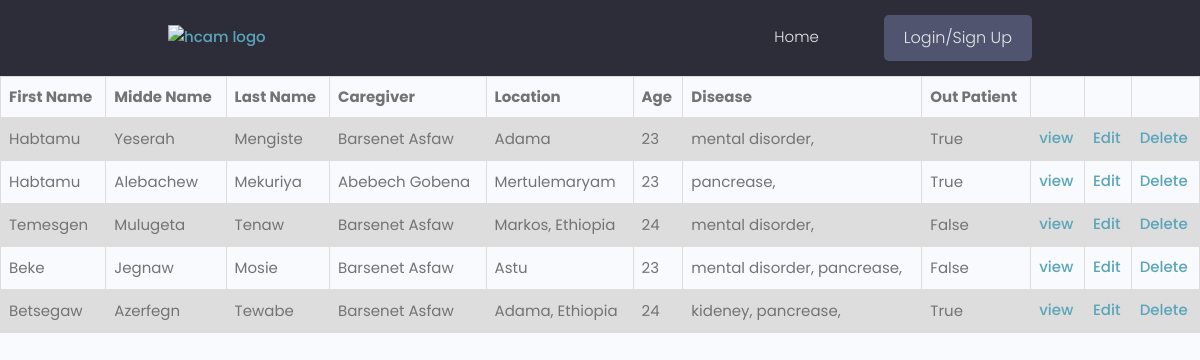
Before: /users/ with the older database file.
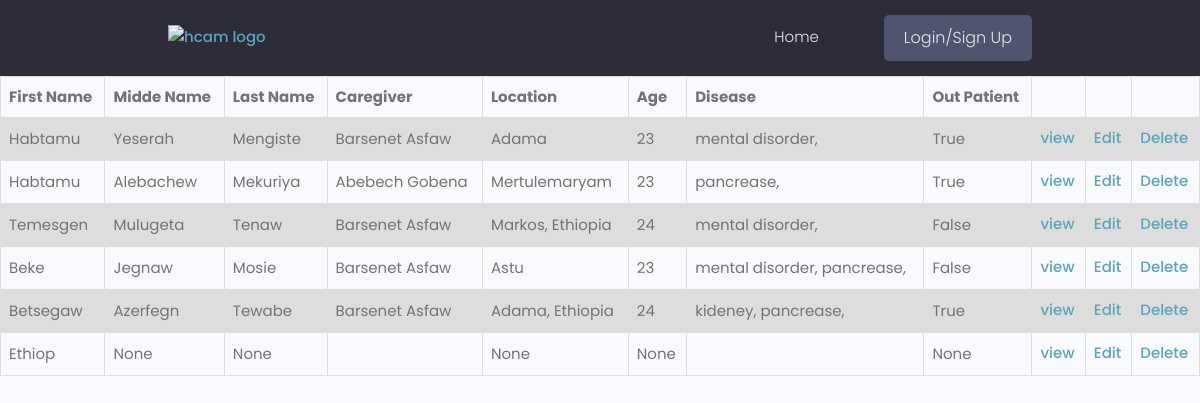
After: the same page with the newer database file.
### users/models.py (models this page shows, shortened)
class Patient(models.Model):
    user = models.OneToOneField(UserAccount, null=True, blank=True, on_delete=models.CASCADE)
    first_name = models.CharField(max_length=100, null=True, blank=True)
    middle_name = models.CharField(max_length=100, null=True, blank=True)
    last_name = models.CharField(max_length=100, null=True, blank=True)
    email = models.EmailField(max_length=150, null=True, blank=True)
    username = models.CharField(max_length=100, null=True, blank=True)
    location = models.CharField(max_length=100, null=True, blank=True)
    national_id = models.ImageField(null=True, blank=True, default='national.jpg')
    age = models.PositiveIntegerField(null=True, blank=True)
    outPatient = models.BooleanField(null=True, blank=True)
    doctor = models.ForeignKey(Doctor, null=True, blank=True, on_delete=models.SET_NULL)
    diseases = models.ManyToManyField('Disease')
    caregiver = models.ForeignKey(Caregiver, null=True, blank=True, on_delete=models.CASCADE)
    profile_image = models.ImageField(null=True, blank=True, default='default-patient.png')
    created = models.DateTimeField(auto_now_add=True)
    id = models.UUIDField(default=uuid.uuid4, unique=True, primary_key=True, editable=False)

class Caregiver(models.Model):
    user = models.OneToOneField(UserAccount, null=True, blank=True, on_delete=models.CASCADE)
    first_name = models.CharField(max_length=100, null=True, blank=True)
    middle_name = models.CharField(max_length=100, null=True, blank=True)
    last_name = models.CharField(max_length=100, null=True, blank=True)
    email = models.EmailField(max_length=150, null=True, blank=True)
    username = models.CharField(max_length=100, null=True, blank=True)
    location = models.CharField(max_length=100, null=True, blank=True)
    national_id = models.ImageField(null=True, blank=True, default='national.jpg')
    relation_ship = models.CharField(max_length=100, null=True, blank=True)
    profile_image = models.ImageField(null=True, blank=True, default='default.jpg')
    created = models.DateTimeField(auto_now_add=True)
    id = models.UUIDField(default=uuid.uuid4, unique=True, primary_key=True, editable=False)

class Disease(models.Model):
    title = models.CharField(max_length=100, null=True, blank=True)
    description = models.TextField(null=True, blank=True)
    cause = models.TextField(null=True, blank=True)
    symptom = models.TextField(null=True, blank=True)
    updated = models.DateTimeField(auto_now=True)
    created = models.DateTimeField(auto_now_add=True)
    id = models.UUIDField(default=uuid.uuid4, unique=True, primary_key=True, editable=False)
    def __str__(self):
        return str(self.title)

### users/views.py (the view)
# urls.py: path('', views.patients, name = 'patients'),
def patients(request):
    patientObj = Patient.objects.all()
    diseases = Disease.objects.all()
    context = {'patients':patientObj, 'diseases':diseases}
    return render(request, 'users/patients.html', context)

### users/templates/users/patients.html (shortened to what this page needs)
{% extends 'main.html' %}
{% block content %}
{% include 'navbar.html' %}
<!DOCTYPE html>
<html>
<head>
</head>
<body>
<table>
  <tr>
    <th>First Name</th>
    <th>Midde Name</th>
    <th>Last Name</th>
    <th>Caregiver</th>
    <th>Location</th>
    <th>Age</th>
    <th>Disease</th>
    <th>Out Patient</th>
    <th>     </th>
    <th>     </th>
    <th>     </th>
  </tr>
  {% for patient in patients %}
  <tr>
    <td>{{patient.first_name}}</td>
    <td>{{patient.middle_name}}</td>
    <td>{{patient.last_name}}</td>
    <td>{{patient.caregiver.first_name}} {{patient.caregiver.middle_name}}</td>
    <td>{{patient.location}}</td>
    <td>{{patient.age}}</td>
    <td>{% for disease in patient.diseases.all %}
    {{disease}},
    {% endfor %}</td>
    <td>{{patient.outPatient}}</td>
    <td><a href="{% url 'single-patient' patient.id %}">view</a></td>
    <td><a href="{% url 'update-patient' patient.id %}">Edit </a></td>
    <td><a href="{% url 'delete-patient' patient.id %}">Delete</a></td>
  </tr>
  {% endfor %}
</table>
</body>
</html>
{% endblock %}

Changed rows visible on the page:
added Patient: first_name "Ethiop", middle_name "None", last_name "None", location "None", age "None", outPatient "None"
